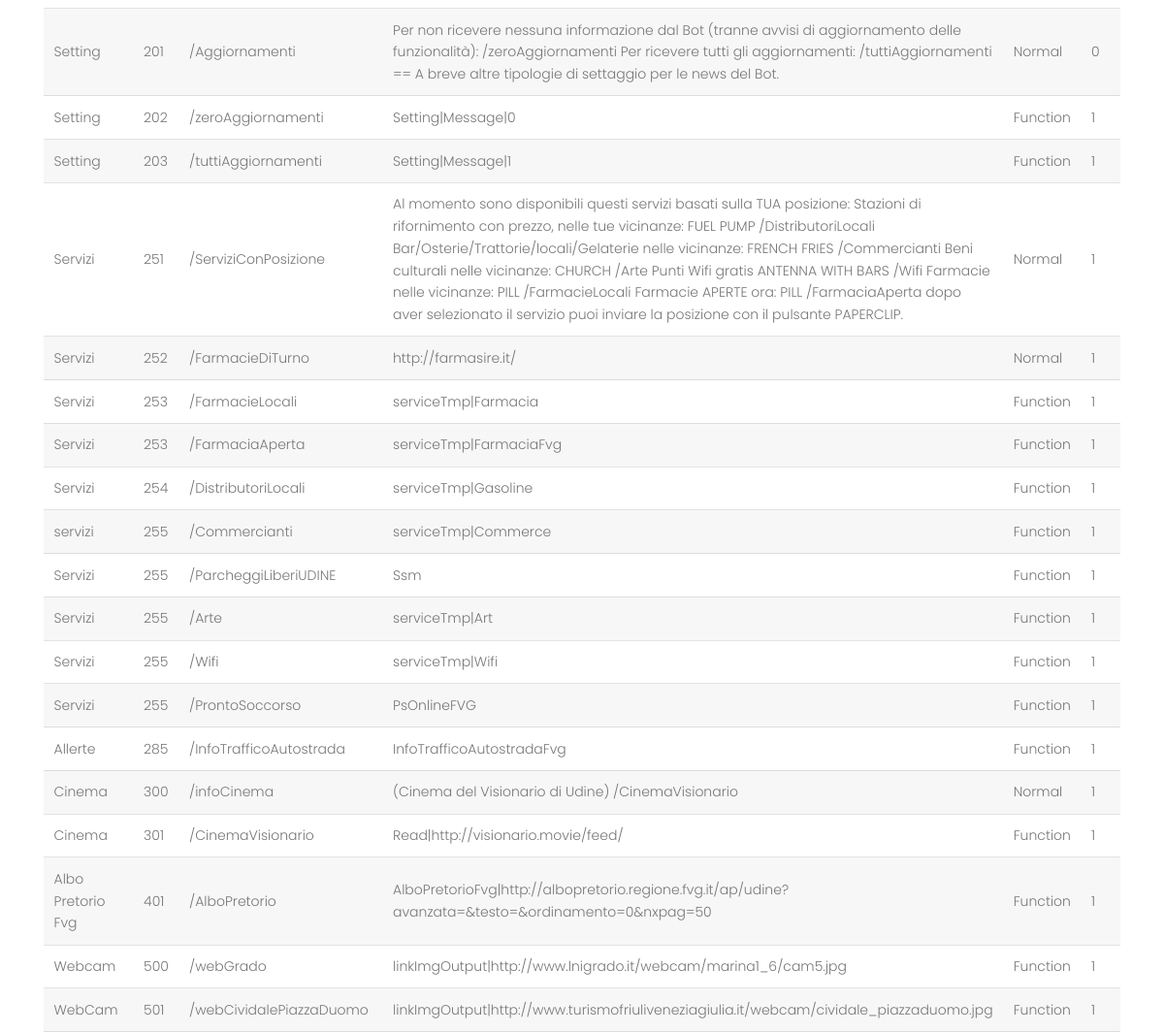
The app's page /panelButton.php (signed in, middle part), older data.
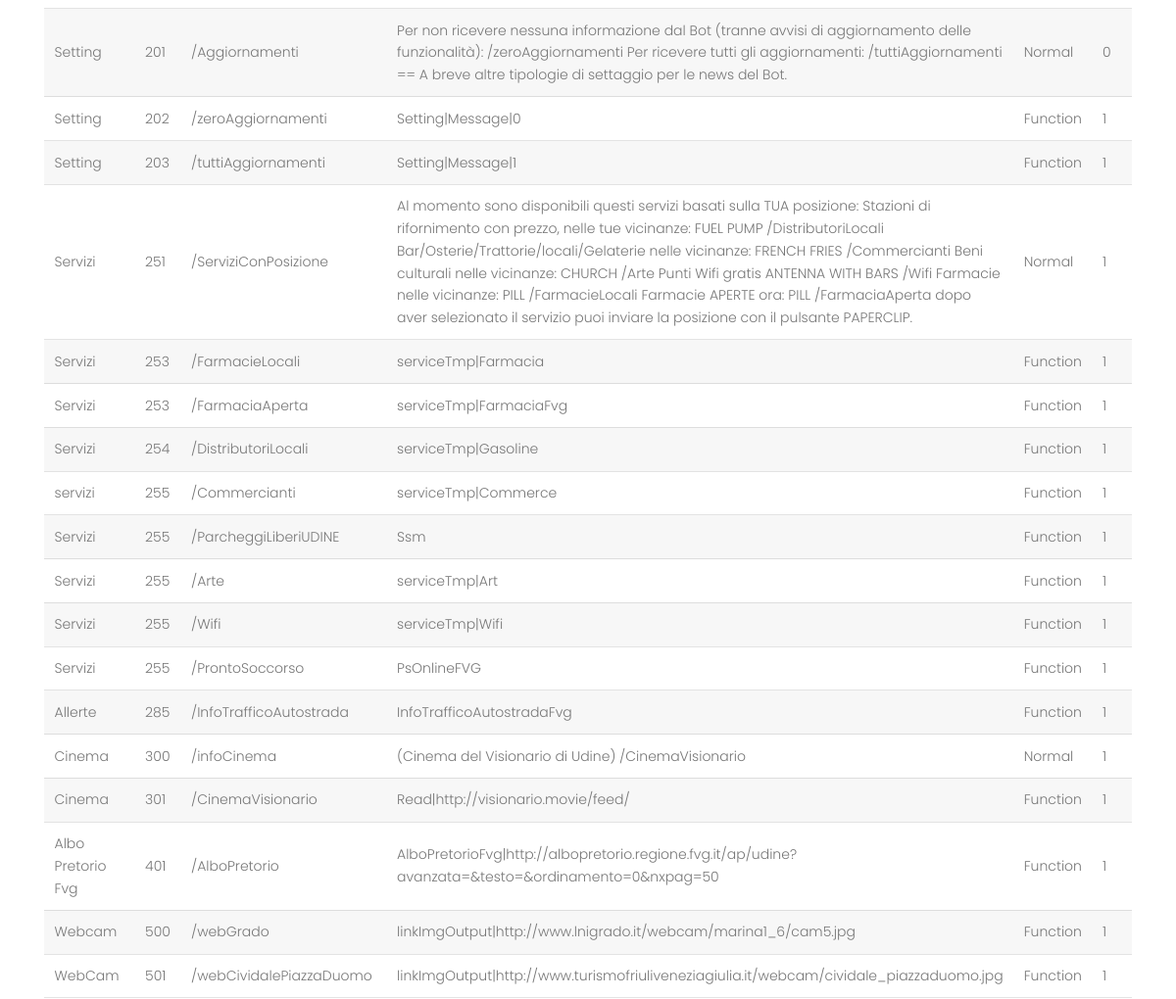
The same page, newer data.
### tables this page shows
CREATE TABLE `software_config_button` (
  `ID` int NOT NULL,
  `Number` int DEFAULT NULL,
  `Level` int NOT NULL DEFAULT '1',
  `LevelIndoor` int DEFAULT NULL,
  `IdButtonSource` int DEFAULT NULL,
  `SoftDesc` varchar(50) DEFAULT NULL,
  `Type` varchar(8) NOT NULL DEFAULT 'Normal',
  `Titolo` varchar(25) DEFAULT NULL,
  `Param` varchar(8190) DEFAULT NULL,
  `Active` tinyint(1) NOT NULL DEFAULT '1',
  `Log` varchar(50) DEFAULT NULL,
  `DateUpdt` datetime DEFAULT NULL
);

### functions/functionDb.php (called while the page is built, shortened)
<?php
function getDbConnection()
{
    try {
        $mysqlConn = new PDO('mysql:dbname='.$GLOBALS['mysql_db'].';port='.$GLOBALS['mysql_port'].';host='.$GLOBALS['mysql_host'],$GLOBALS['mysql_user'],$GLOBALS['mysql_pass']);
    } catch (PDOException $e) {
        die("Connessione fallita al DB (connection failed). Non posso proseguire <br>");
    }
    return $mysqlConn;
}
function dbButtonExtraction($value)
{
    try {
        $conn=getDbConnection();
        $sql = "SELECT ID, SoftDesc, Param, Number, Type, Titolo, Active, Log, DateUpdt FROM `software_config_button` WHERE $value ORDER BY Number, SoftDesc";
        $stmt = $conn->prepare($sql);
        $stmt->execute();
        $tableButton=array();
        while ($riga=$stmt->fetch(PDO::FETCH_ASSOC)) {
            $tableButton[]=$riga;
        }
    } catch (Exception $ex) {
        return $ex->getMessage();
    }
    return ($tableButton);
}

### panelButton.php (the view, shortened to what this page needs)
<?php
require ('theme/header.php');
?>
<section class="products-area section-gap">
	<div class="container">
		<?php if (($_SESSION['level']) == 'admin') { ?>
			<div id="content" class="clearfix" align="center">
		<div id="content" class="clearfix">
			<form method="post" action="panelButton.php">
			<div class="section-top-border">
				<div class="table-wrapper">
					<table id="order">
						<tbody>
						<?php $extractParam = dbButtonExtraction("SoftDesc is not null");
						foreach ($extractParam as $extract) { ?>
							<tr>
								<td><?php echo $extract['SoftDesc']; ?></td>
								<td><?php echo $extract['Number']; ?></td>
								<td><?php echo $extract['Titolo']; ?></td>
								<td><?php echo $extract['Param']; ?></td>
								<td><?php echo $extract['Type']; ?></td>
								<td><?php echo $extract['Active']; ?></td>
							</tr>
						<?php } ?>
						</tbody>
					</table>
				</div>
			</div>
			</form>
		</div>
		<?php
		} else { ?>
			<div class="row d-flex justify-content-center">
				<h2><b>Utente non autorizzato </b></h2>
			</div>
		<?php
		} ?>
	</div>
</section>
<?php include ('theme/footer.php');?>

### theme/header.php (shortened to what this page needs)
<!DOCTYPE html>
<html lang="ita" class="no-js">
	<head>
			<link rel="stylesheet" href="theme/css/linearicons.css">
			<link rel="stylesheet" href="theme/css/font-awesome.min.css">
			<link rel="stylesheet" href="theme/css/bootstrap.css">
			<link rel="stylesheet" href="theme/css/magnific-popup.css">
			<link rel="stylesheet" href="theme/css/nice-select.css">
			<link rel="stylesheet" href="theme/css/hexagons.min.css">
			<link rel="stylesheet" href="theme/css/animate.min.css">
			<link rel="stylesheet" href="theme/css/owl.carousel.css">
			<link rel="stylesheet" href="theme/css/main.css">
    </head>
	<body>

### theme/footer.php (shortened to what this page needs)
	</body>
</html>

### theme/css/main.css (style rules this page uses)
body { color: #777777; font-family: "Poppins", sans-serif; font-size: 14px; font-weight: 300; line-height: 1.625em; position: relative; }
.table-wrapper { -webkit-overflow-scrolling: touch; overflow-x: auto; }
table { margin: 0 0 2em 0; width: 100%; }
table tbody tr { border: solid 1px rgba(144, 144, 144, 0.25); border-left: 0; border-right: 0; }
table tbody tr:nth-child(2n + 1) { background-color: rgba(144, 144, 144, 0.075); }
.section-gap { padding: 120px 0; }
.section-top-border { padding: 50px 0; border-top: 1px dotted #eee; }

Row changes from the older to the newer data that the page shows:
removed software_config_button: SoftDesc "Servizi", Number "252", Titolo "/FarmacieDiTurno", Param "http://farmasire.it/", Type "Normal", Active "1"
